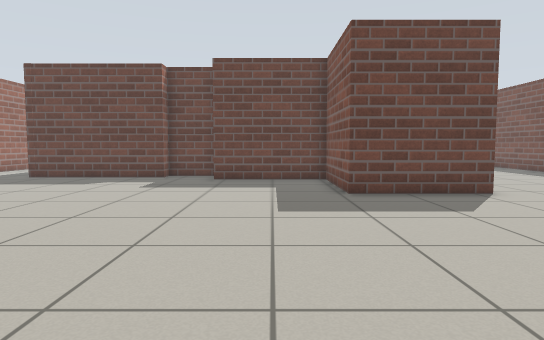
view 1 (above)

22 first-person views from a walk through a Gazebo world. The camera is 0.72 m above the floor, tilts 4° down and sees 75° across. The floor is counted in squares, 0.5 m on a side. Each view is taken from the middle of a square. On the plan, view 1 faces up. The plan holds only what a view shows up to about 15 squares ahead; the rest is blank.

view 2
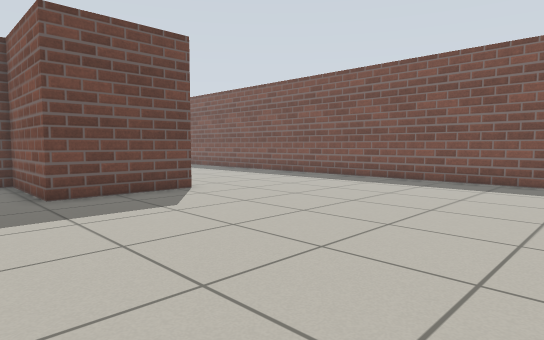

view 3
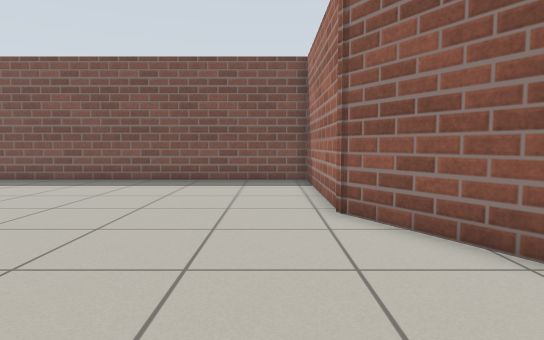

view 4
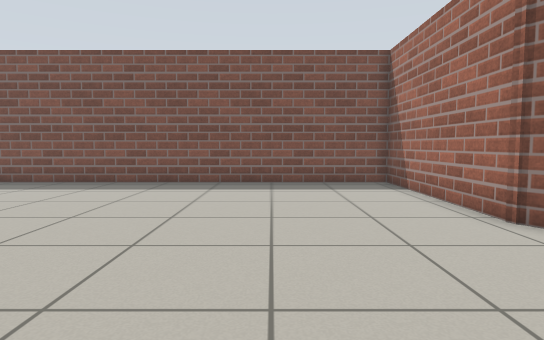

view 5
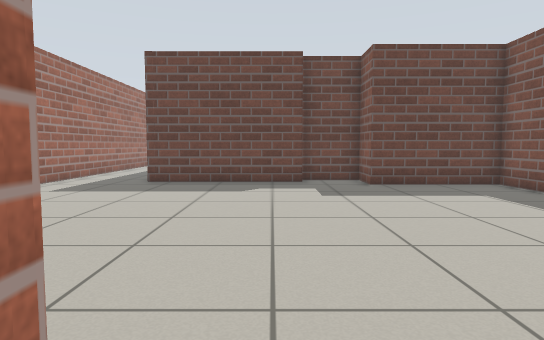

view 6
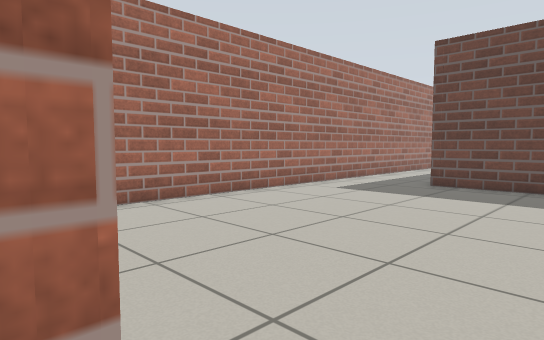

view 7
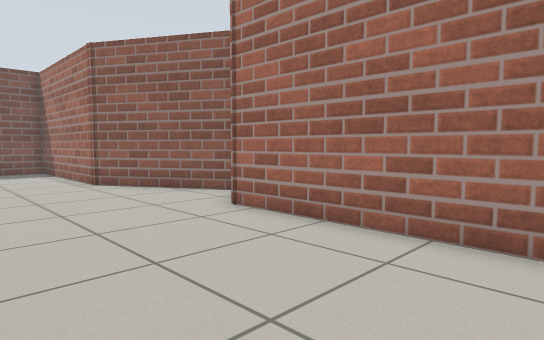

view 8
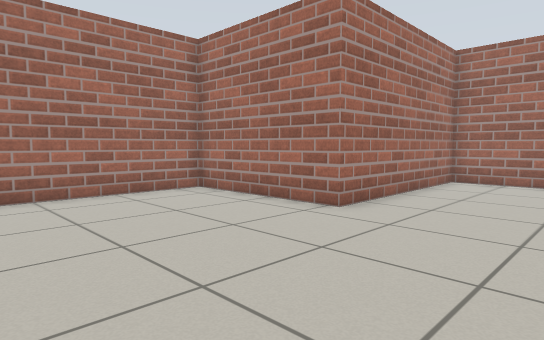

view 9
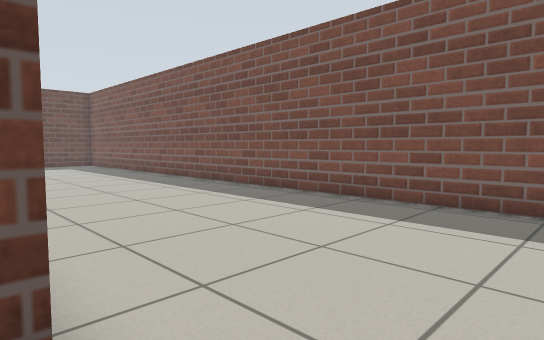

view 10
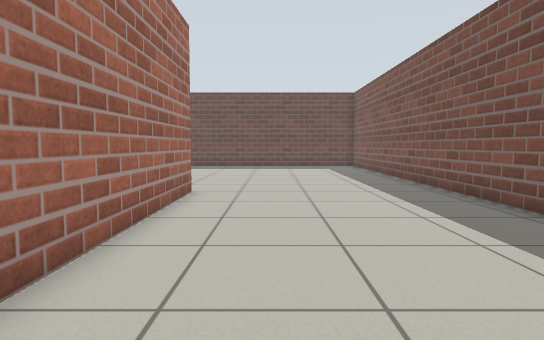

view 11
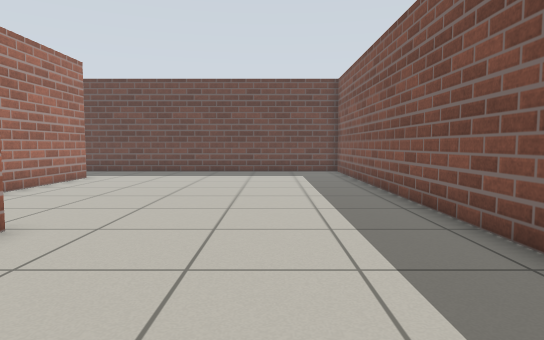

view 12
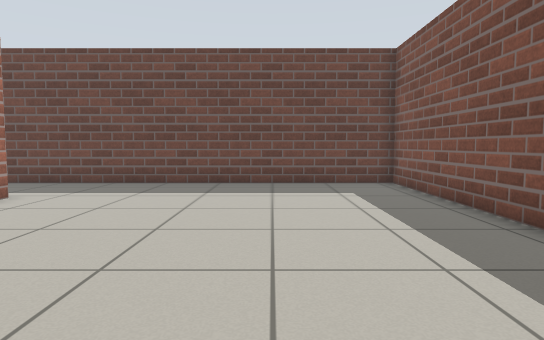

view 13
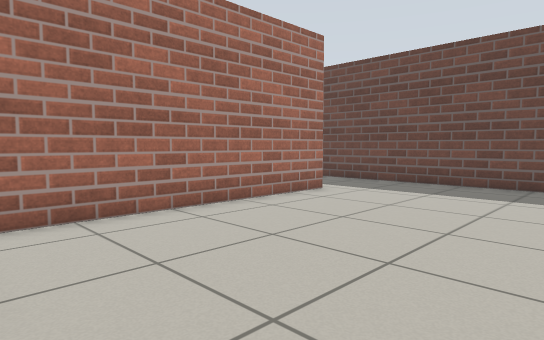

view 14
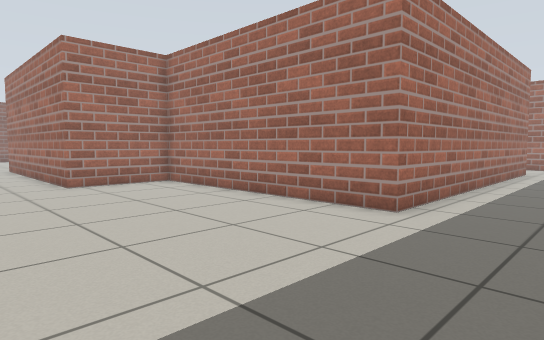

view 15
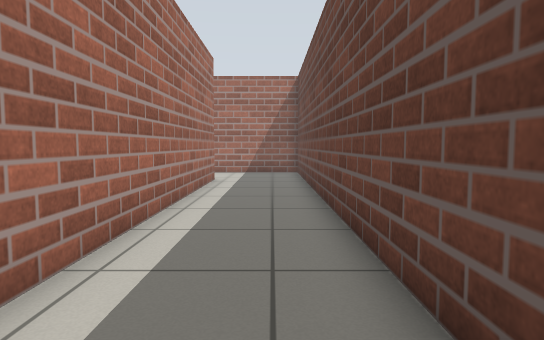

view 16
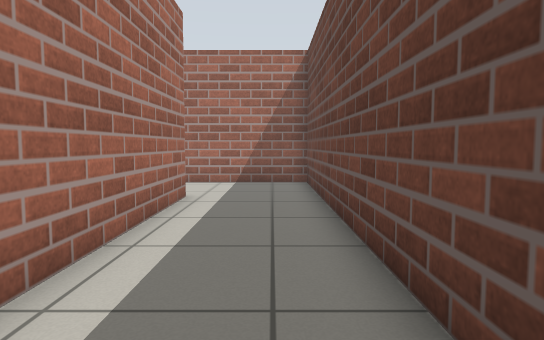

view 17
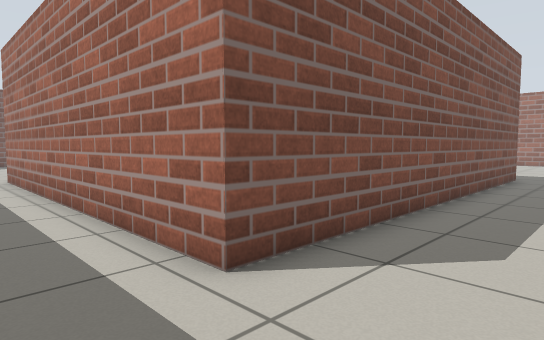

view 18
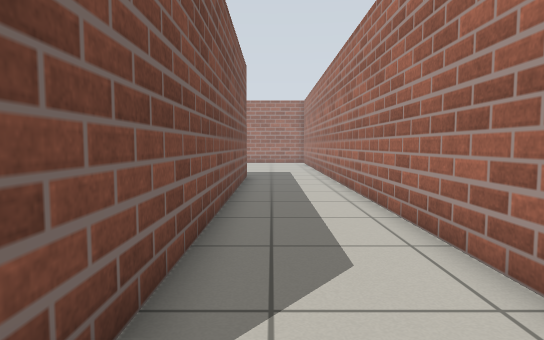

view 19
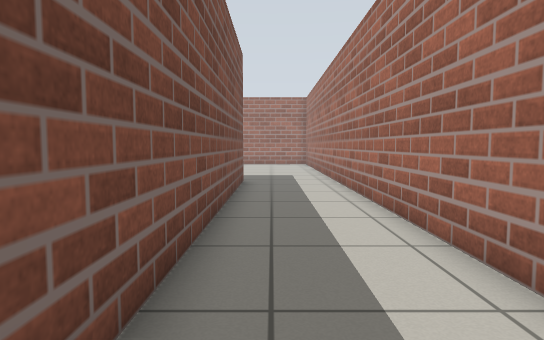

view 20
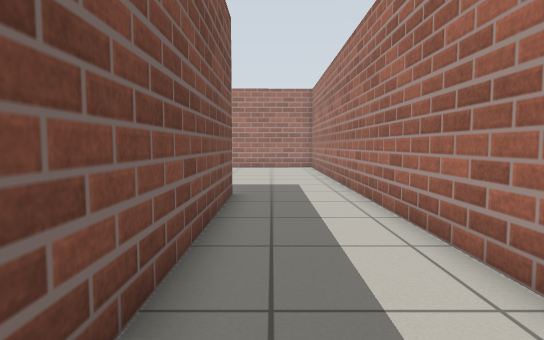

view 21
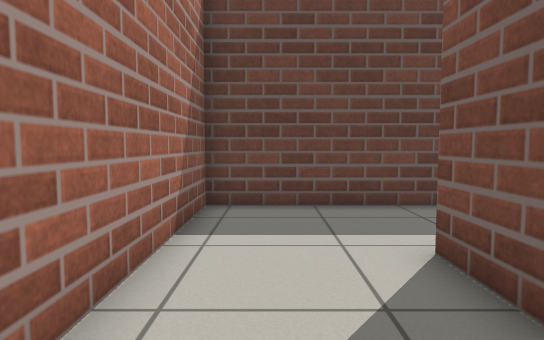

view 22
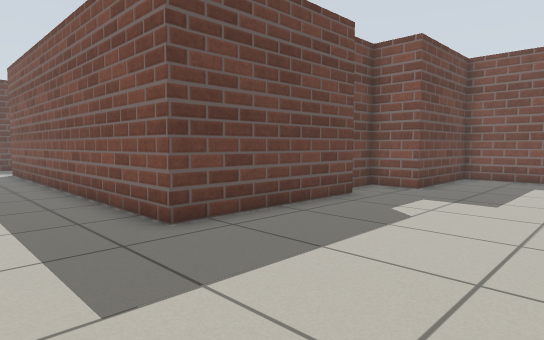

### Floor plan
Points are (right, up) in squares from view 1. A wall is a line through its corners. A room is listed if a view was taken in it or the views show most of it. See-through windows are left out.
Room 1 (views 1, 2, 3, 4, 5, 6, 7, 8, 9, 10, 11, 12, 13, 14, 15, 16, 17, 18, 19, 20, 21, 22)
walls: (6.6, 10.4) (2.3, 10.4) (2.3, 14.8) (-2.4, 14.8) (-2.4, 16.5) (-4.7, 16.5); (-4.7, 15.8) (-10.8, 15.8) (-10.8, 30.6) (2.8, 30.6) (2.8, 20.9) (6.5, 20.9) (6.5, 13.1); (2.9, -4.1) (7.5, -1.4) (14.6, -1.4) (14.6, 34.4) (-14.6, 34.4) (-14.6, 3.3) (-6.9, 3.3) (-6.9, -2.4) (0.9, -2.4)

Where each view was taken, in squares from view 1:
view 1: 0 up, 0 right, facing up
view 2: 0 up, 0 right, facing up-right
view 3: 0 up, 0 right, facing right
view 4: 3 up, 1 right, facing right
view 5: 2 up, 6 left, facing up
view 6: 3 up, 6 left, facing up-left
view 7: 3 up, 6 left, facing down-right
view 8: 8 up, 0 right, facing down-left
view 9: 8 up, 6 right, facing up-right
view 10: 10 up, 9 right, facing up
view 11: 15 up, 11 right, facing up
view 12: 21 up, 10 right, facing up
view 13: 21 up, 10 right, facing up-left
view 14: 34 up, 10 right, facing down-left
view 15: 33 up, 4 right, facing left
view 16: 33 up, 1 left, facing left
view 17: 33 up, 14 left, facing down-right
view 18: 32 up, 12 left, facing down
view 19: 30 up, 12 left, facing down
view 20: 26 up, 12 left, facing down
view 21: 26 up, 13 left, facing up
view 22: 10 up, 14 left, facing up-right
